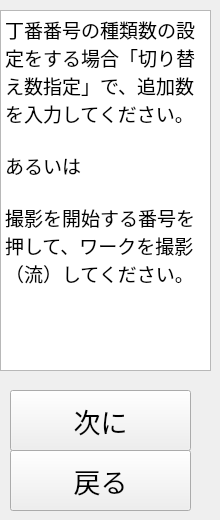
     <widget class="QWidget" name="page_6">
      <widget class="QTextEdit" name="textEdit_4">
       <property name="geometry">
        <rect>
         <x>0</x>
         <y>10</y>
         <width>211</width>
         <height>361</height>
        </rect>
       </property>
       <property name="readOnly">
        <bool>true</bool>
       </property>
       <property name="html">
        <string>&lt;!DOCTYPE HTML PUBLIC &quot;-//W3C//DTD HTML 4.0//EN&quot; &quot;http://www.w3.org/TR/REC-html40/strict.dtd&quot;&gt;
&lt;html&gt;&lt;head&gt;&lt;meta name=&quot;qrichtext&quot; content=&quot;1&quot; /&gt;&lt;meta charset=&quot;utf-8&quot; /&gt;&lt;style type=&quot;text/css&quot;&gt;
p, li { white-space: pre-wrap; }
hr { height: 1px; border-width: 0; }
li.unchecked::marker { content: &quot;\2610&quot;; }
li.checked::marker { content: &quot;\2612&quot;; }
&lt;/style&gt;&lt;/head&gt;&lt;body style=&quot; font-family:'Yu Gothic UI'; font-size:9pt; font-weight:400; font-style:normal;&quot;&gt;
&lt;p style=&quot; margin-top:0px; margin-bottom:0px; margin-left:0px; margin-right:0px; -qt-block-indent:0; text-indent:0px;&quot;&gt;&lt;span style=&quot; font-family:'MS UI Gothic'; font-size:14pt;&quot;&gt;丁番番号の種類数の設定をする場合「切り替え数指定」で、追加数を入力してください。&lt;/span&gt;&lt;/p&gt;
&lt;p style=&quot;-qt-paragraph-type:empty; margin-top:0px; margin-bottom:0px; margin-left:0px; margin-right:0px; -qt-block-indent:0; text-indent:0px; font-family:'MS UI Gothic'; font-size:14pt;&quot;&gt;&lt;br /&gt;&lt;/p&gt;
&lt;p style=&quot; margin-top:0px; margin-bottom:0px; margin-left:0px; margin-right:0px; -qt-block-indent:0; text-indent:0px;&quot;&gt;&lt;span style=&quot; font-family:'MS UI Gothic'; font-size:14pt;&quot;&gt;あるいは&lt;/span&gt;&lt;/p&gt;
&lt;p style=&quot;-qt-paragraph-type:empty; margin-top:0px; margin-bottom:0px; margin-left:0px; margin-right:0px; -qt-block-indent:0; text-indent:0px; font-family:'MS UI Gothic'; font-size:14pt;&quot;&gt;&lt;br /&gt;&lt;/p&gt;
&lt;p style=&quot; margin-top:0px; margin-bottom:0px; margin-left:0px; margin-right:0px; -qt-block-indent:0; text-indent:0px;&quot;&gt;&lt;span style=&quot; font-family:'MS UI Gothic'; font-size:14pt;&quot;&gt;撮影を開始する番号を押して、ワークを撮影（流）してください。&lt;/span&gt;&lt;/p&gt;&lt;/body&gt;&lt;/html&gt;</string>
       </property>
      </widget>
      <widget class="QPushButton" name="PushButtonSwitchPhaseNext">
       <property name="geometry">
        <rect>
         <x>10</x>
         <y>390</y>
         <width>181</width>
         <height>61</height>
        </rect>
       </property>
       <property name="font">
        <font>
         <family>MS UI Gothic</family>
         <pointsize>20</pointsize>
        </font>
       </property>
       <property name="styleSheet">
        <string notr="true"/>
       </property>
       <property name="text">
        <string>次に</string>
       </property>
       <property name="checkable">
        <bool>false</bool>
       </property>
       <property name="checked">
        <bool>false</bool>
       </property>
       <property name="autoDefault">
        <bool>false</bool>
       </property>
       <property name="default">
        <bool>false</bool>
       </property>
       <property name="flat">
        <bool>false</bool>
       </property>
      </widget>
      <widget class="QPushButton" name="PushButtonSwitchPhasePrev">
       <property name="geometry">
        <rect>
         <x>10</x>
         <y>450</y>
         <width>181</width>
         <height>61</height>
        </rect>
       </property>
       <property name="font">
        <font>
         <family>MS UI Gothic</family>
         <pointsize>20</pointsize>
        </font>
       </property>
       <property name="styleSheet">
        <string notr="true"/>
       </property>
       <property name="text">
        <string>戻る</string>
       </property>
       <property name="checkable">
        <bool>false</bool>
       </property>
       <property name="checked">
        <bool>false</bool>
       </property>
       <property name="autoDefault">
        <bool>false</bool>
       </property>
       <property name="default">
        <bool>false</bool>
       </property>
       <property name="flat">
        <bool>false</bool>
       </property>
      </widget>
     </widget>
